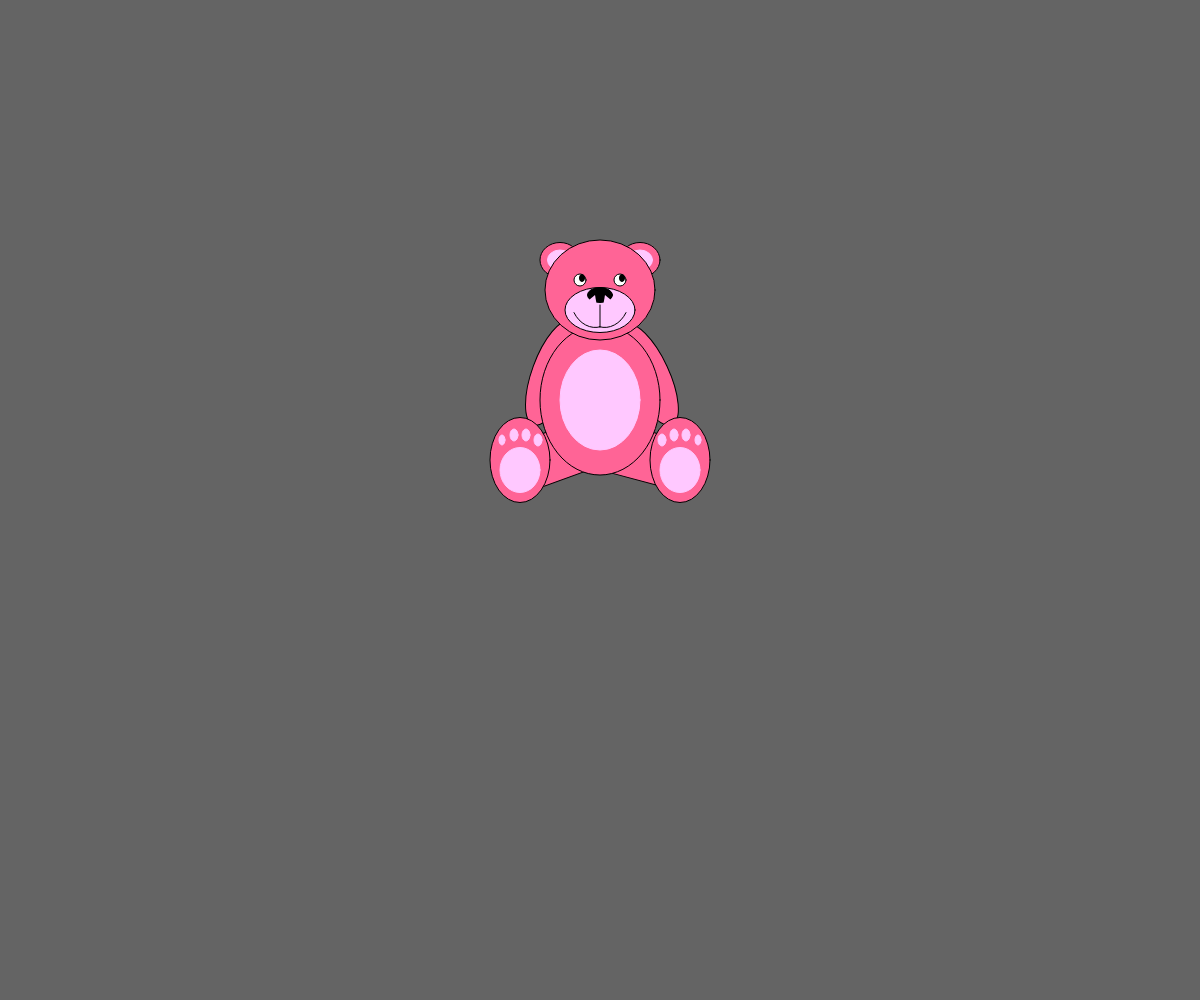
Frame 1 (no input)
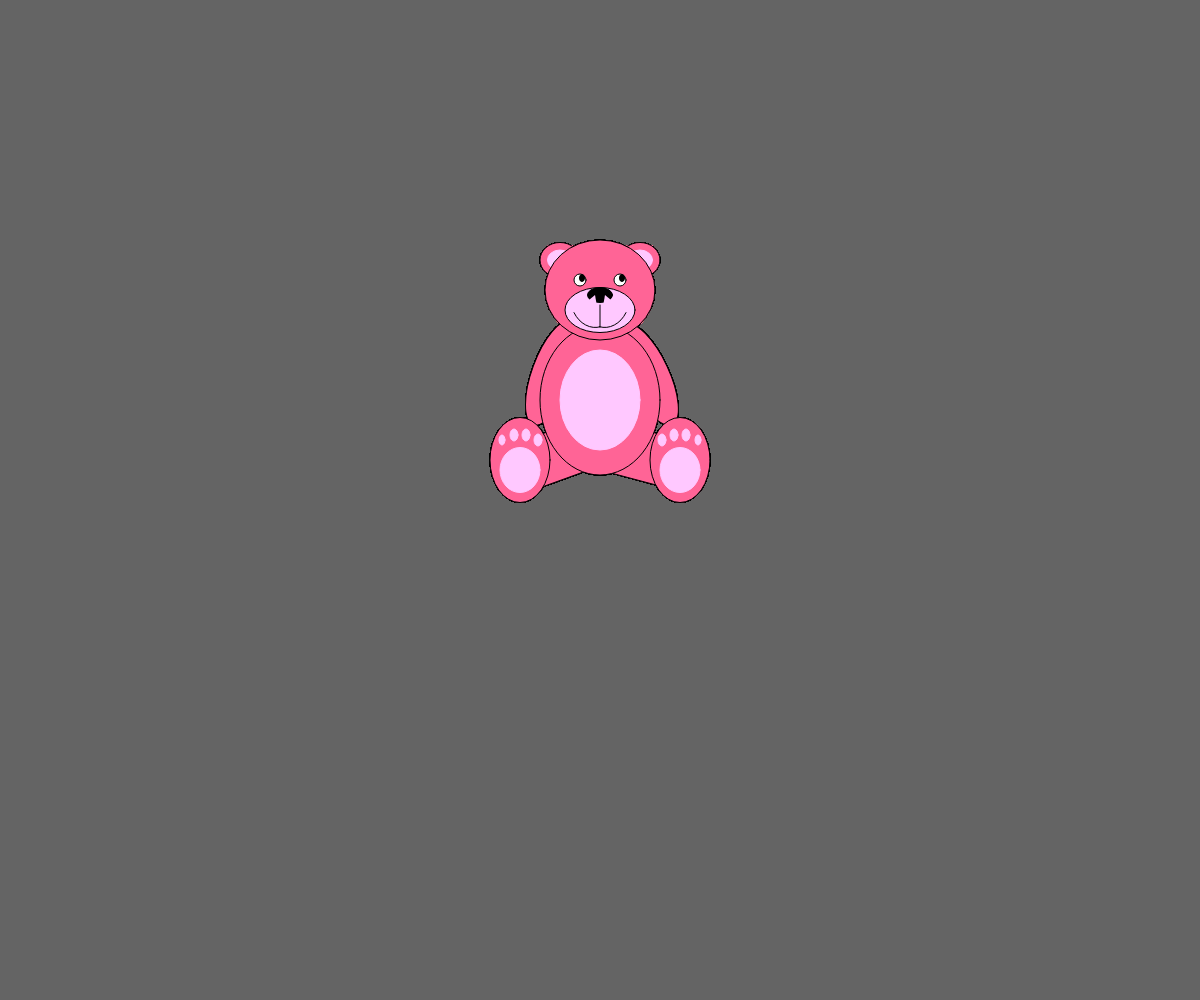
Frame 60 (no input)
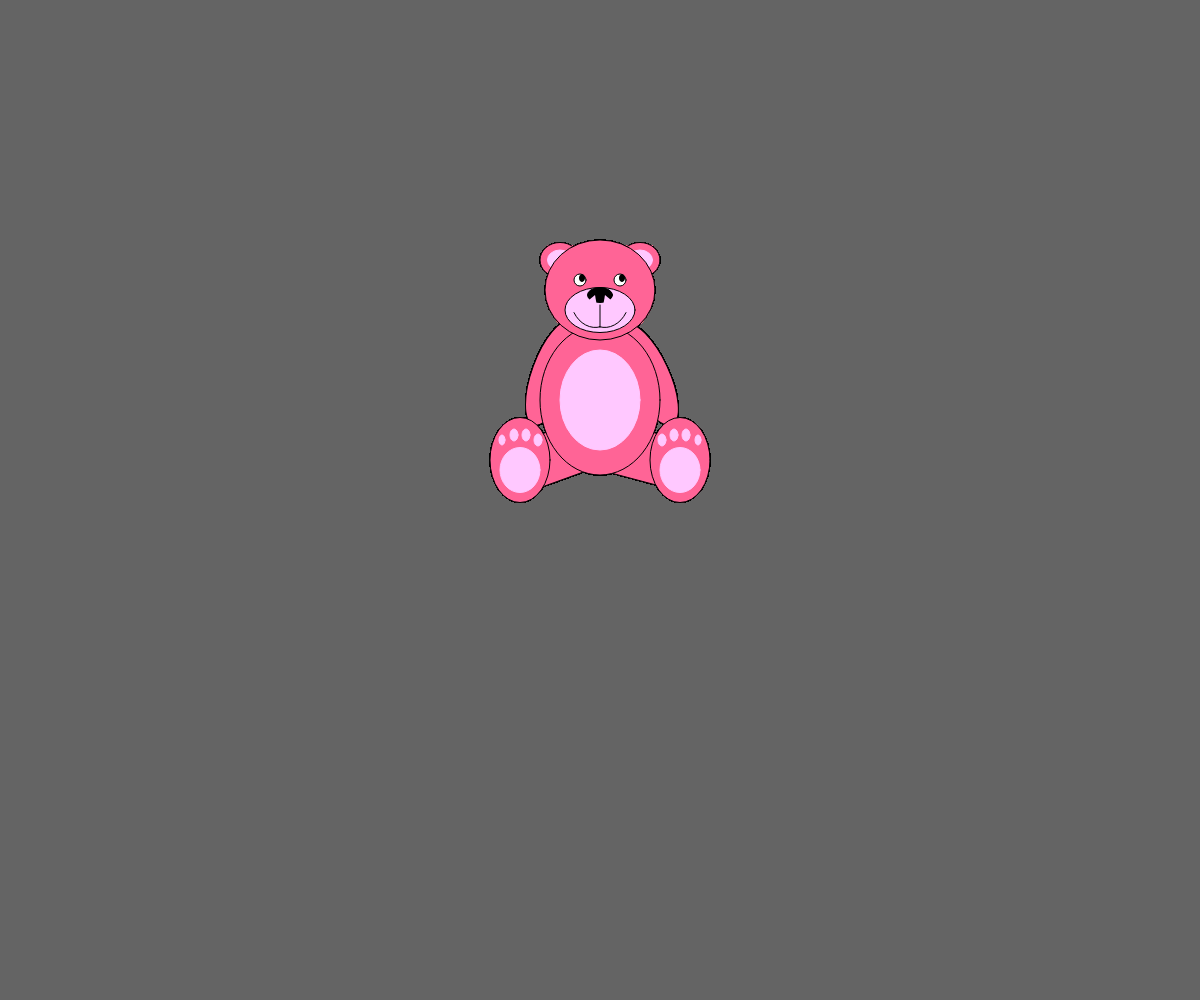
Frame 120 (the mouse pressed at the canvas centre since frame 60)

The p5.js sketch that drew these frames (run headless with seeded random() and noise() and a simulated clock; from frame 60 on, the mouse is pressed at the canvas centre):

// p5.js sketch
// ── sketch.js
function setup() {
	createCanvas(windowWidth, windowHeight);
	background(100);
}

function draw() {
	translate(width/2,height/2-200);
	scale(1,-1);
	//руки
	push();
	fill(600,100,150);
	translate(70,-120);
	rotate(radians(115));
	ellipse(50, 0, 110, 40);
	pop();
	
		push();
	fill(600,100,150);
	translate(-65,-120);
	rotate(radians(70));
	ellipse(50, 0, 110, 40);
	pop();
	
	//ноги
	
		push();
	fill(600,100,150);
	translate(0,-170);
	rotate(radians(-15));
rect(0,0,75,50);
	
	pop();
			push();
	fill(600,100,150);
	translate(-20,-120);
	rotate(radians(200));
rect(0,0,70,50);
	pop();
	
	push();
	fill(600,100,150);
		translate(0,-160);
	ellipse(80, 0, 60, 85);
	ellipse(-80, 0, 60, 85);
		pop();
	
	//след
		push();
	fill(600,200,300);
	stroke(600,200,300);
		translate(0,-160);
	ellipse(80, -10, 40, 45);
	ellipse(-80, -10, 40, 45);
		ellipse(62, 20, 8, 12);
	ellipse(-62, 20, 8, 12);
			ellipse(74, 25, 8, 12);
		ellipse(-74, 25, 8, 12);
		ellipse(86, 25, 8, 12);
			ellipse(-86, 25, 8, 12);
	ellipse(98, 20, 6, 10);
	ellipse(-98, 20, 6, 10);
		pop();
	
	
	push();
	fill(600,100,150);
	ellipse(0, -100, 120, 150); //туловище
			ellipse(40, 40, 40, 35); //уши
	ellipse(-40, 40, 40, 35); //уши
	pop();
	push()
	fill(600,200,300);
	stroke(600,200,300);
	ellipse(0, -100, 80, 100);   //туловище
	ellipse(40, 40, 25, 20); //уши
	ellipse(-40, 40, 25, 20);//уши
	pop();
	push();
	fill(600,100,150);
	ellipse(0, 10, 110, 100);//голова
	pop();
	ellipse(20, 20, 12, 12);//глаза
	ellipse(-20, 20, 12, 12);//глаза
		push();
	fill(0,0,0);
	ellipse(22, 22, 5, 7);//глаза
	ellipse(-18, 22, 5, 7);//глаза
	pop();
		push();
	fill(600,200,300)
	ellipse(0, -10, 70, 45); // часть для носа и губ
		pop();
		push();
	fill(0,0,0);
	ellipse(0, 5, 25, 15);	// нос
	pop();
			push();
	fill(600,200,300)
	arc(-5,5,50,65,radians(220), radians(280),open) ;// губы
	arc(5,5,50,65,radians(260), radians(320),open);//губы
			pop();
	line(0,-27,0,-5); //линия к носу
	
	
}
